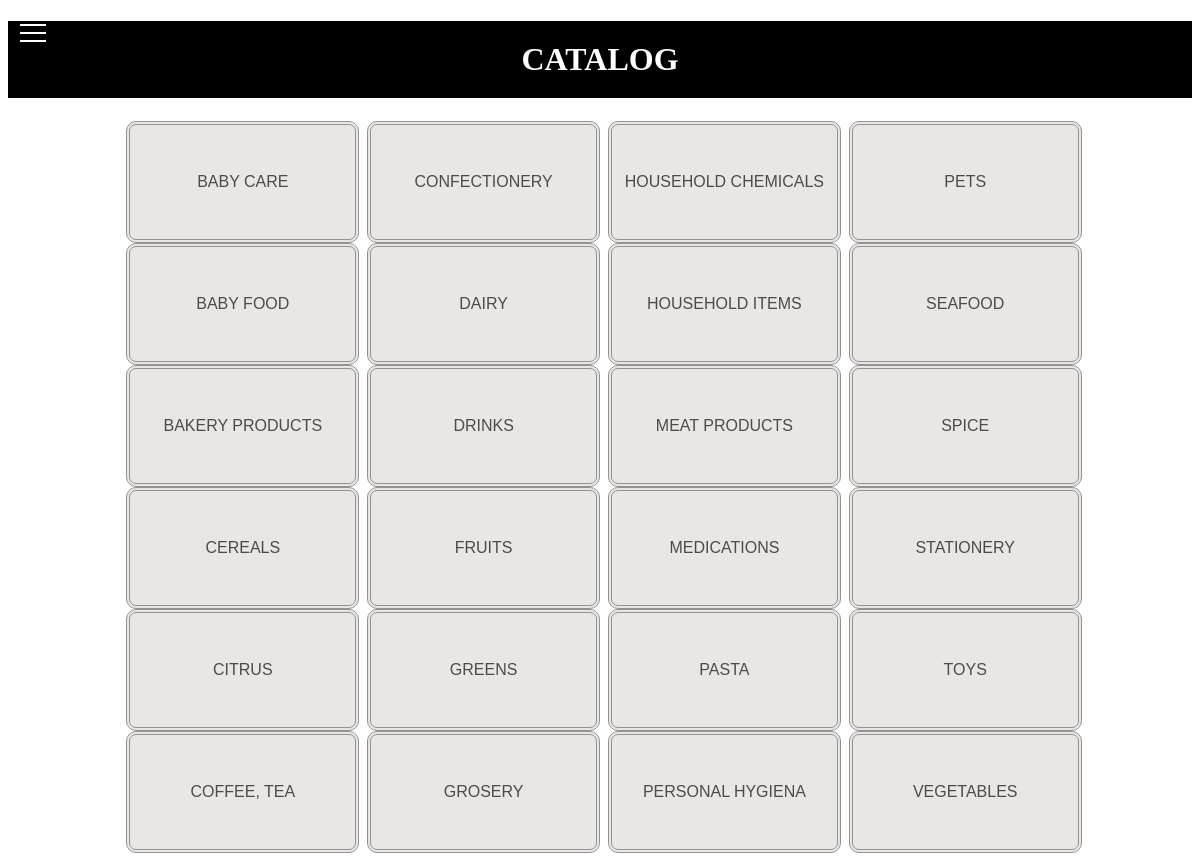
The page / on the database its author committed.
### shop_list/models.py (models this page shows, shortened)
class Catalog_section(models.Model):
    name_section = models.CharField(max_length=50)
    slug = models.SlugField(default='', null=False, db_index=True)
    name_ru = models.CharField(max_length=50, blank=True, null=True)
    def __str__(self):
        return f'{self.name_section} '

### shop_list/views.py (the view)
# urls.py: path('', views.show_catalog),
def show_catalog(request):
    sections = Catalog_section.objects.order_by('name_section')
    return render(request, 'shop_list/catalog.html', context={'sections': sections})

### shop_list/templates/shop_list/catalog.html (shortened to what this page needs)
{% extends 'shop_list/base.html' %}
{% load static %}
{% block css_additional %}
    <link rel="stylesheet" href="{% static 'shop_list/css/catalog.css' %}">
{% endblock %}
{% block content %}
    <h1> CATALOG </h1>
    <ul class="section">
        {% for section in sections %}
        <li>
          <a href="{{ section.slug }}/{{ catalog_section.get_section_url }}">{{ section|upper }}</a>
         </li>
        {% endfor %}
    </ul>
{% endblock %}

### shop_list/templates/shop_list/base.html (shortened to what this page needs)
{% load static %}
<!DOCTYPE html>
<html lang="en">
<head>
    <link rel="stylesheet" href="{% static 'shop_list/css/base.css' %}">
    {% block css_additional %} {% endblock %}
    <div class="hamburger-menu">
        <label class="menu__btn" for="menu__toggle">
            <span></span>
        </label>
    </div>
</head>
<body>
    {% block content %}
    {% endblock %}
</body>
</html>

### shop_list/static/shop_list/css/base.css (style rules this page uses)
html { background-color: white; }
body { background-image: url('../img/2.jpg'); background-color: #ffffff; background-size: contain; background-attachment: scroll; background-position: center; background-repeat: repeat-x; }
.hamburger-menu { height: 55px; background-color: #000000; position: fixed; z-index: 6; }
.menu__btn { display: flex; align-items: center; position: fixed; top: 20px; left: 20px; width: 26px; height: 26px; cursor: pointer; z-index: 7; }
.menu__btn > span, .menu__btn > span::before, .menu__btn > span::after { display: block; position: absolute; width: 100%; height: 2px; background-color: #ffffff; }
.menu__btn > span::before { content: ''; top: -8px; }
.menu__btn > span::after { content: ''; top: 8px; }
.menu__btn > span, .menu__btn > span::before, .menu__btn > span::after { transition-duration: .25s; }

### shop_list/static/shop_list/css/catalog.css (style rules this page uses)
h1 { background-color: black; color: white; text-align: center; padding-top: 20px; padding-bottom: 20px; }
.section { outline-width: 3px; -webkit-column-count: 3; -moz-column-count: 3; column-count: 4; list-style-type: none; width: 100%; max-width: 80%; height: 95%; border-radius: 10px; margin: auto; padding: 1px; min-height: 80%; z-index: 1; }
.section li { background-color: #e0dcda; border: 4px double #666463; outline-width: 4px; text-align: center; width: 100%; font-size: 100%; font-weigh: 700; padding: 3rem 0rem; border-radius: 10px; opacity: 0.7; filter: alpha(Opacity=70); font-family: 'Outfit', sans-serif; color: #000000; z-index: 1; }
.section li a { color: #000000; text-decoration: none; font-stretch: 50%; }

### rows shown on the page
Catalog_section: name_section "BABY CARE"
Catalog_section: name_section "BABY FOOD"
Catalog_section: name_section "BAKERY PRODUCTS"
Catalog_section: name_section "CEREALS"
Catalog_section: name_section "CITRUS"
Catalog_section: name_section "COFFEE, TEA"
Catalog_section: name_section "CONFECTIONERY"
Catalog_section: name_section "DAIRY"
Catalog_section: name_section "DRINKS"
Catalog_section: name_section "FRUITS"
Catalog_section: name_section "GREENS"
Catalog_section: name_section "GROSERY"
Catalog_section: name_section "HOUSEHOLD CHEMICALS"
Catalog_section: name_section "HOUSEHOLD ITEMS"
Catalog_section: name_section "MEAT PRODUCTS"
Catalog_section: name_section "MEDICATIONS"
Catalog_section: name_section "PASTA"
Catalog_section: name_section "PERSONAL HYGIENA"
Catalog_section: name_section "PETS"
Catalog_section: name_section "SEAFOOD"
Catalog_section: name_section "SPICE"
Catalog_section: name_section "STATIONERY"
Catalog_section: name_section "TOYS"
Catalog_section: name_section "VEGETABLES"
